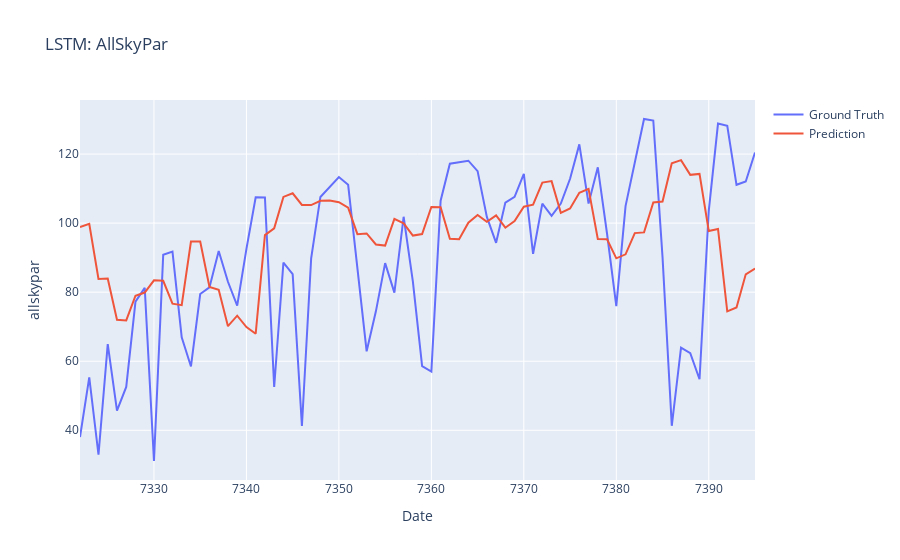

Write notebook code for a chart like this one.
### Code cell
print(test_generator)
prediction = model.predict(test_generator)

allskypar_train = allskypar_train.reshape((-1))
allskypar_test = allskypar_test.reshape((-1))
prediction = prediction.reshape((-1))
import plotly.graph_objects as go

trace1 = go.Scatter(
    x = date_train,
    y = allskypar_train,
    mode = 'lines',
    name = 'Data'
)
trace2 = go.Scatter(
    x = date_test,
    y = prediction,
    mode = 'lines',
    name = 'Prediction'
)
trace3 = go.Scatter(
    x = date_test,
    y = allskypar_test,
    mode='lines',
    name = 'Ground Truth'
)
layout = go.Layout(
    title = "LSTM: AllSkyPar",
    xaxis = {'title' : "Date"},
    yaxis = {'title' : "allskypar"}
)
fig = go.Figure(data=[trace3, trace2], layout=layout)
fig.show()
